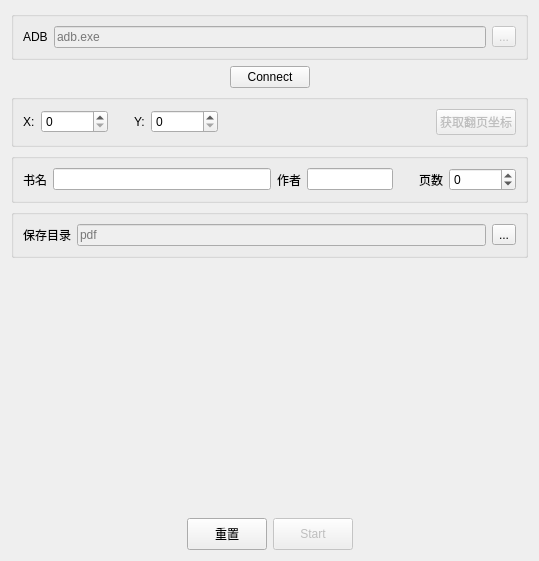
<?xml version="1.0" encoding="UTF-8"?>
<ui version="4.0">
 <class>Widget</class>
 <widget class="QWidget" name="Widget">
  <property name="geometry">
   <rect>
    <x>0</x>
    <y>0</y>
    <width>539</width>
    <height>561</height>
   </rect>
  </property>
  <property name="windowTitle">
   <string>Widget</string>
  </property>
  <layout class="QGridLayout" name="gridLayout">
   <item row="3" column="2">
    <widget class="QGroupBox" name="groupBox">
     <layout class="QHBoxLayout" name="horizontalLayout_6">
      <item>
       <widget class="QLabel" name="label_4">
        <property name="text">
         <string>书名</string>
        </property>
       </widget>
      </item>
      <item>
       <widget class="QLineEdit" name="leName">
        <property name="clearButtonEnabled">
         <bool>true</bool>
        </property>
       </widget>
      </item>
      <item>
       <widget class="QLabel" name="label_5">
        <property name="text">
         <string>作者</string>
        </property>
       </widget>
      </item>
      <item>
       <widget class="QLineEdit" name="leAutor">
        <property name="minimumSize">
         <size>
          <width>64</width>
          <height>0</height>
         </size>
        </property>
        <property name="maximumSize">
         <size>
          <width>86</width>
          <height>16777215</height>
         </size>
        </property>
        <property name="maxLength">
         <number>128</number>
        </property>
        <property name="clearButtonEnabled">
         <bool>true</bool>
        </property>
       </widget>
      </item>
      <item>
       <spacer name="horizontalSpacer_7">
        <property name="orientation">
         <enum>Qt::Horizontal</enum>
        </property>
        <property name="sizeType">
         <enum>QSizePolicy::Fixed</enum>
        </property>
        <property name="sizeHint" stdset="0">
         <size>
          <width>20</width>
          <height>20</height>
         </size>
        </property>
       </spacer>
      </item>
      <item>
       <widget class="QLabel" name="label_3">
        <property name="text">
         <string>页数</string>
        </property>
       </widget>
      </item>
      <item>
       <widget class="QSpinBox" name="sbPage">
        <property name="minimumSize">
         <size>
          <width>64</width>
          <height>0</height>
         </size>
        </property>
        <property name="minimum">
         <number>-1</number>
        </property>
        <property name="maximum">
         <number>16777215</number>
        </property>
        <property name="value">
         <number>0</number>
        </property>
       </widget>
      </item>
     </layout>
    </widget>
   </item>
   <item row="1" column="2">
    <layout class="QHBoxLayout" name="horizontalLayout_3">
     <item>
      <spacer name="horizontalSpacer">
       <property name="orientation">
        <enum>Qt::Horizontal</enum>
       </property>
       <property name="sizeHint" stdset="0">
        <size>
         <width>40</width>
         <height>20</height>
        </size>
       </property>
      </spacer>
     </item>
     <item>
      <widget class="QPushButton" name="pbtADBConnect">
       <property name="text">
        <string>Connect</string>
       </property>
      </widget>
     </item>
     <item>
      <spacer name="horizontalSpacer_2">
       <property name="orientation">
        <enum>Qt::Horizontal</enum>
       </property>
       <property name="sizeHint" stdset="0">
        <size>
         <width>40</width>
         <height>20</height>
        </size>
       </property>
      </spacer>
     </item>
    </layout>
   </item>
   <item row="2" column="2">
    <widget class="QGroupBox" name="groupBox">
     <layout class="QHBoxLayout" name="horizontalLayout_5">
      <item>
       <widget class="QLabel" name="label_6">
        <property name="text">
         <string>X:</string>
        </property>
       </widget>
      </item>
      <item>
       <widget class="QSpinBox" name="sbDx">
        <property name="minimumSize">
         <size>
          <width>64</width>
          <height>0</height>
         </size>
        </property>
        <property name="maximumSize">
         <size>
          <width>16777215</width>
          <height>16777215</height>
         </size>
        </property>
        <property name="maximum">
         <number>16777215</number>
        </property>
       </widget>
      </item>
      <item>
       <spacer name="horizontalSpacer_6">
        <property name="orientation">
         <enum>Qt::Horizontal</enum>
        </property>
        <property name="sizeType">
         <enum>QSizePolicy::Fixed</enum>
        </property>
        <property name="sizeHint" stdset="0">
         <size>
          <width>20</width>
          <height>20</height>
         </size>
        </property>
       </spacer>
      </item>
      <item>
       <widget class="QLabel" name="label_7">
        <property name="text">
         <string>Y:</string>
        </property>
       </widget>
      </item>
      <item>
       <widget class="QSpinBox" name="sbDy">
        <property name="minimumSize">
         <size>
          <width>64</width>
          <height>0</height>
         </size>
        </property>
        <property name="maximum">
         <number>16777215</number>
        </property>
       </widget>
      </item>
      <item>
       <spacer name="horizontalSpacer_5">
        <property name="orientation">
         <enum>Qt::Horizontal</enum>
        </property>
        <property name="sizeHint" stdset="0">
         <size>
          <width>40</width>
          <height>20</height>
         </size>
        </property>
       </spacer>
      </item>
      <item>
       <widget class="QPushButton" name="pbtGetAxis">
        <property name="enabled">
         <bool>false</bool>
        </property>
        <property name="toolTip">
         <string>&lt;html&gt;&lt;head/&gt;&lt;body&gt;&lt;p&gt;按住手机翻页按钮, 点击此按钮, 获取翻页坐标&lt;/p&gt;&lt;/body&gt;&lt;/html&gt;</string>
        </property>
        <property name="text">
         <string>获取翻页坐标</string>
        </property>
       </widget>
      </item>
     </layout>
    </widget>
   </item>
   <item row="4" column="2">
    <widget class="QGroupBox" name="groupBox">
     <layout class="QHBoxLayout" name="horizontalLayout_2">
      <item>
       <widget class="QLabel" name="label_2">
        <property name="text">
         <string>保存目录</string>
        </property>
       </widget>
      </item>
      <item>
       <widget class="QLineEdit" name="lePDF">
        <property name="enabled">
         <bool>false</bool>
        </property>
        <property name="placeholderText">
         <string>pdf</string>
        </property>
        <property name="clearButtonEnabled">
         <bool>true</bool>
        </property>
       </widget>
      </item>
      <item>
       <widget class="QToolButton" name="tbtPDF">
        <property name="text">
         <string>...</string>
        </property>
       </widget>
      </item>
     </layout>
    </widget>
   </item>
   <item row="6" column="2">
    <layout class="QHBoxLayout" name="horizontalLayout_4">
     <item>
      <spacer name="horizontalSpacer_3">
       <property name="orientation">
        <enum>Qt::Horizontal</enum>
       </property>
       <property name="sizeHint" stdset="0">
        <size>
         <width>40</width>
         <height>20</height>
        </size>
       </property>
      </spacer>
     </item>
     <item>
      <widget class="QPushButton" name="pbtReset">
       <property name="sizePolicy">
        <sizepolicy hsizetype="Preferred" vsizetype="Preferred">
         <horstretch>0</horstretch>
         <verstretch>0</verstretch>
        </sizepolicy>
       </property>
       <property name="minimumSize">
        <size>
         <width>64</width>
         <height>32</height>
        </size>
       </property>
       <property name="text">
        <string>重置</string>
       </property>
      </widget>
     </item>
     <item>
      <widget class="QPushButton" name="pbtStart">
       <property name="enabled">
        <bool>false</bool>
       </property>
       <property name="sizePolicy">
        <sizepolicy hsizetype="Preferred" vsizetype="Preferred">
         <horstretch>0</horstretch>
         <verstretch>0</verstretch>
        </sizepolicy>
       </property>
       <property name="minimumSize">
        <size>
         <width>64</width>
         <height>32</height>
        </size>
       </property>
       <property name="layoutDirection">
        <enum>Qt::LeftToRight</enum>
       </property>
       <property name="text">
        <string>Start</string>
       </property>
       <property name="iconSize">
        <size>
         <width>64</width>
         <height>64</height>
        </size>
       </property>
      </widget>
     </item>
     <item>
      <spacer name="horizontalSpacer_4">
       <property name="orientation">
        <enum>Qt::Horizontal</enum>
       </property>
       <property name="sizeHint" stdset="0">
        <size>
         <width>40</width>
         <height>20</height>
        </size>
       </property>
      </spacer>
     </item>
    </layout>
   </item>
   <item row="5" column="2">
    <spacer name="verticalSpacer">
     <property name="orientation">
      <enum>Qt::Vertical</enum>
     </property>
     <property name="sizeHint" stdset="0">
      <size>
       <width>20</width>
       <height>40</height>
      </size>
     </property>
    </spacer>
   </item>
   <item row="0" column="2">
    <widget class="QGroupBox" name="groupBox">
     <layout class="QHBoxLayout" name="horizontalLayout">
      <item>
       <widget class="QLabel" name="label">
        <property name="sizePolicy">
         <sizepolicy hsizetype="Fixed" vsizetype="Fixed">
          <horstretch>0</horstretch>
          <verstretch>0</verstretch>
         </sizepolicy>
        </property>
        <property name="text">
         <string>ADB</string>
        </property>
       </widget>
      </item>
      <item>
       <widget class="QLineEdit" name="leADB">
        <property name="enabled">
         <bool>false</bool>
        </property>
        <property name="placeholderText">
         <string>adb.exe</string>
        </property>
        <property name="clearButtonEnabled">
         <bool>true</bool>
        </property>
       </widget>
      </item>
      <item>
       <widget class="QToolButton" name="tbtADB">
        <property name="enabled">
         <bool>false</bool>
        </property>
        <property name="text">
         <string>...</string>
        </property>
       </widget>
      </item>
     </layout>
    </widget>
   </item>
  </layout>
 </widget>
 <resources/>
 <connections/>
</ui>
